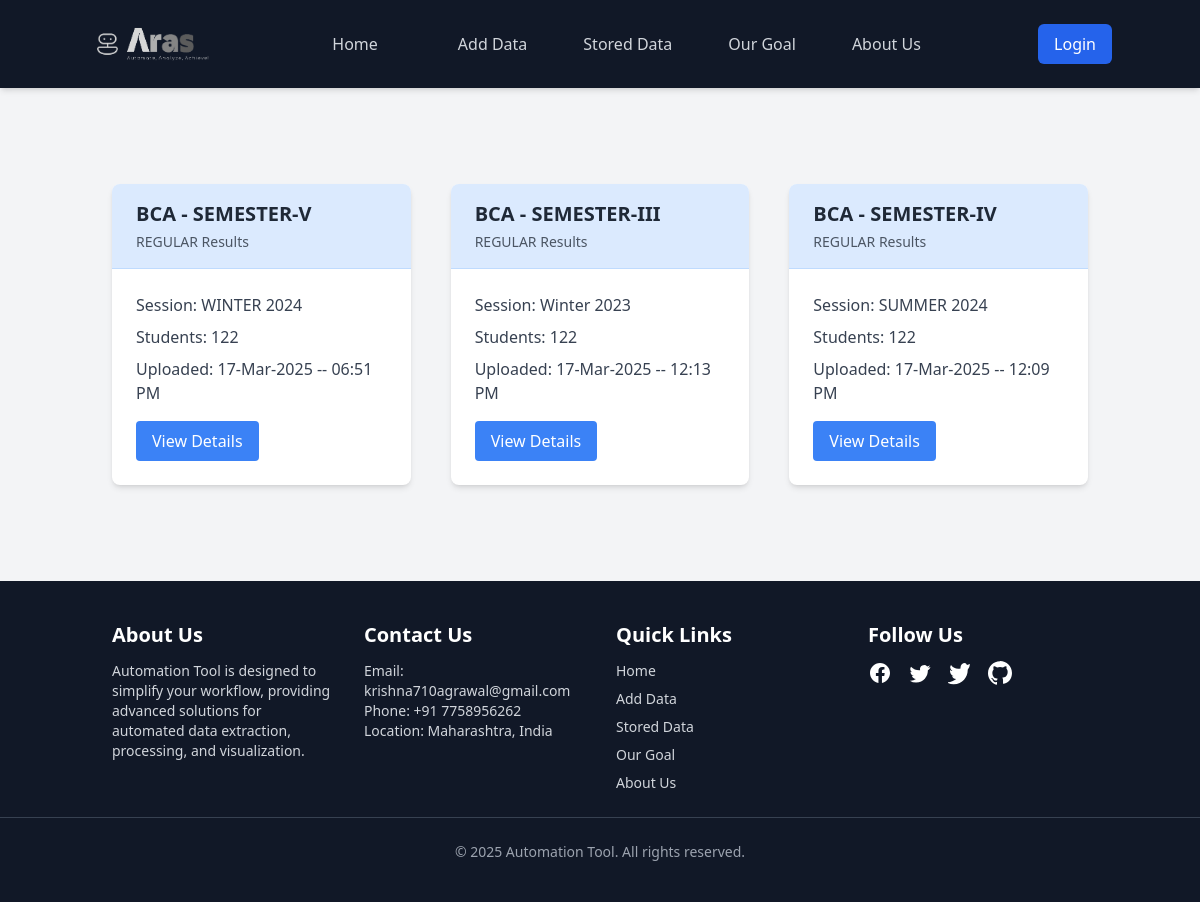
Page /available_data_cards on the earlier database version.
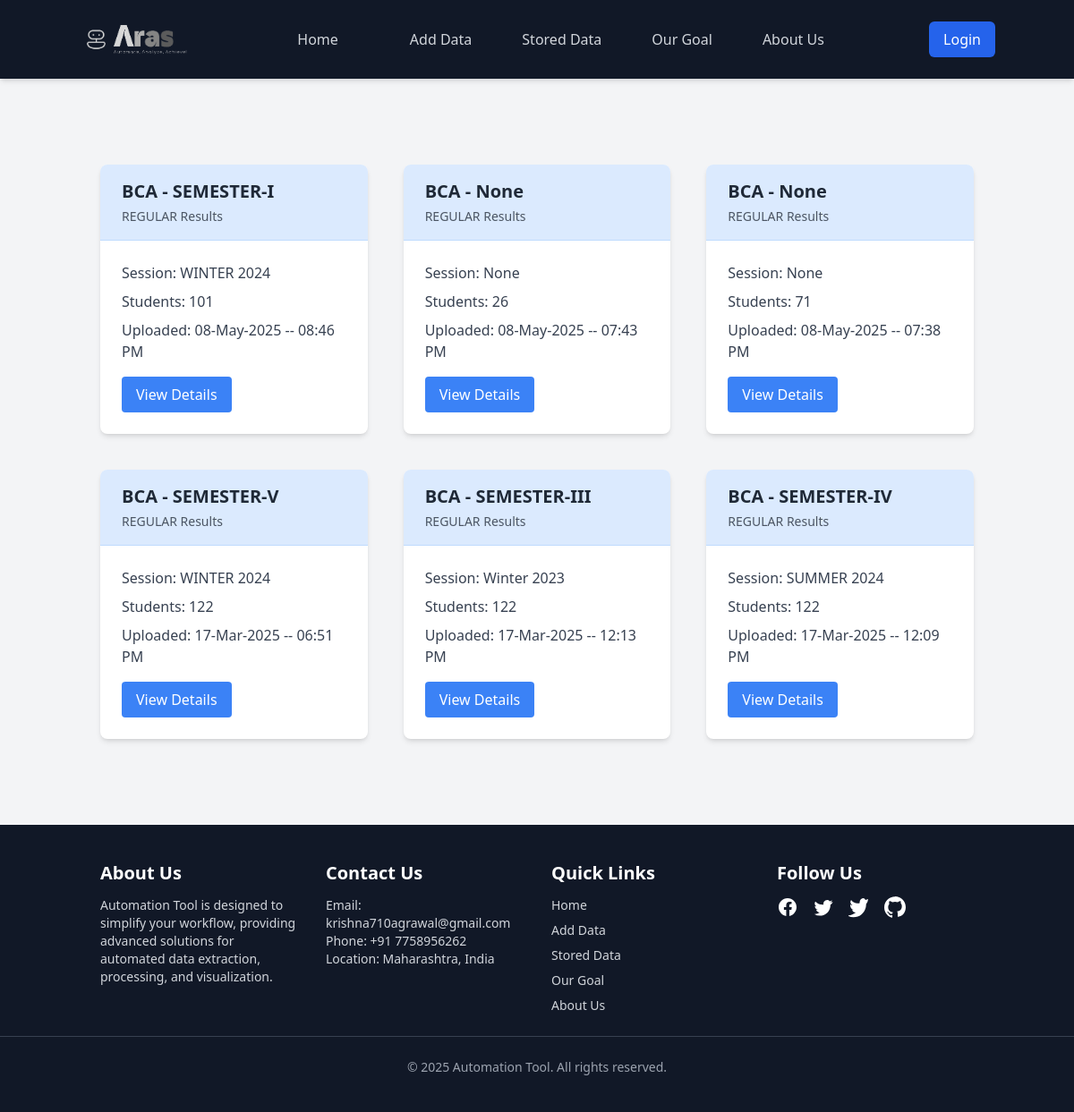
Same page on the later database version.
### model.py (models this page shows, shortened)
class DataBatch(db.Model):
    __tablename__ = 'data_batch'
    id = db.Column(db.Integer, primary_key=True)
    course_name = db.Column(db.String(50), nullable=True)  # Now accepts None
    semester = db.Column(db.String(20), nullable=True)       # Now accepts None
    session = db.Column(db.String(20), nullable=True)        # Now accepts None
    type = db.Column(db.Enum(DataBatchType), nullable=True)  # Now accepts None
    timestamp = db.Column(
        db.DateTime(timezone=True),
        default=lambda: datetime.now(IST)
    )
    students = db.relationship(
        'Student',
        backref='data_batch',
        lazy=True,
        cascade="all, delete-orphan"
    )

### main.py (the view)
@app.route('/available_data_cards', methods=['GET'])
def available_data_cards():
    batches = DataBatch.query.order_by(DataBatch.timestamp.desc()).all()
    cards = []
    for batch in batches:
        cards.append({
            'batch_id': batch.id,
            'course_name': batch.course_name,
            'semester': batch.semester,
            'session': batch.session,
            'type': batch.type.value.upper(),
            'timestamp': batch.timestamp.strftime('%d-%b-%Y -- %I:%M %p'),
            'student_count': len(batch.students)
        })
    return render_template('available_data_cards.html', cards=cards)

### templates/available_data_cards.html (shortened to what this page needs)
{% extends "base.html" %}
{% block content %}
<div class="container mx-auto my-8 px-4 py-8">
    <div class="grid grid-cols-1 sm:grid-cols-2 md:grid-cols-3 gap-6">
        {% for card in cards %}
        <div class="bg-white rounded-lg shadow-md overflow-hidden transition-all duration-300 transform hover:scale-105 m-2">
            <div class="bg-blue-100 px-6 py-4 border-b border-blue-200">
                <h3 class="text-xl font-bold">
                    {{ card.course_name }} - {{ card.semester }}
                </h3>
                <p class="text-sm text-gray-600 mt-1">
                    {{ card.type }} Results
                </p>
            </div>
            <div class="p-6">
                <div class="space-y-2">
                    <p class="text-gray-700">
                        <span class="font-medium">Session:</span>
                        {{ card.session }}
                    </p>
                    <p class="text-gray-700">
                        <span class="font-medium">Students:</span>
                        {{ card.student_count }}
                    </p>
                    <p class="text-gray-700">
                        <span class="font-medium">Uploaded:</span>
                        {{ card.timestamp }}
                    </p>
                </div>
                <div class="mt-4">
                    <a href="{{ url_for('view_batch', batch_id=card.batch_id) }}"
                       class="inline-block bg-blue-500 hover:bg-blue-600 text-white px-4 py-2 rounded transition-colors duration-300">
                        View Details
                    </a>
                </div>
            </div>
        </div>
        {% endfor %}
    </div>
</div>
{% endblock %}

### templates/base.html (shortened to what this page needs)
<!DOCTYPE html>
<html lang="en">
<head>
  <script src="https://unpkg.com/@tailwindcss/browser@4"></script>
  <script src="https://cdn.tailwindcss.com"></script>
  <link rel="stylesheet" href="{{ url_for('static', filename='css/styles.css') }}">
</head>
<body class="bg-gray-100 text-gray-800 flex flex-col min-h-screen">
<nav class="bg-gray-900 p-4 shadow-md w-full">
  <div class="container mx-auto flex justify-between items-center">
    <a href="{{ url_for('home') }}" class="flex items-center">
      <img src="{{ url_for('static', filename='images/Logo.png') }}" alt="Website Logo" class="h-14 w-auto">
    </a>
    <ul id="menu"
        class="hidden z-1 md:flex md:space-x-6 absolute md:static bg-gray-900 md:bg-transparent w-full left-0 top-16 md:top-0 md:w-auto flex-col md:flex-row text-center md:text-center transition-all duration-300 ease-in-out opacity-0 md:opacity-100 scale-95 md:scale-100">
      <li><a href="{{ url_for('home') }}"
             class="block py-2 px-4 text-gray-300 hover:text-white transition duration-300">Home</a></li>
      <li><a href="{{ url_for('add') }}"
             class="block py-2 px-4 text-gray-300 hover:text-white transition duration-300">Add Data</a></li>
      <li><a href="{{ url_for('available_data_cards') }}"
             class="block py-2 px-4 text-gray-300 hover:text-white transition duration-300">Stored Data</a></li>
      <li><a href="{{ url_for('goal') }}"
             class="block py-2 px-4 text-gray-300 hover:text-white transition duration-300">Our Goal</a></li>
      <li><a href="{{ url_for('about_us') }}"
             class="block py-2 px-4 text-gray-300 hover:text-white transition duration-300">About Us</a></li>
    </ul>
    <div class="hidden md:flex space-x-4 items-center">
      {% if not current_user.is_authenticated %}
        <a href="{{ url_for('login') }}" class="bg-blue-600 hover:bg-blue-700 text-white px-4 py-2 rounded-md transition duration-300">
          Login
        </a>
      {% endif %}
    </div>
  </div>
</nav>
  <main class="flex-1 container mx-auto py-6">
    {% block content %}{% endblock %}
  </main>
 <footer class="bg-gray-900 text-white py-10 mt-auto">
    <div class="container mx-auto grid grid-cols-1 sm:grid-cols-2 lg:grid-cols-4 gap-8 px-6">
      <div>
        <h2 class="text-xl font-semibold mb-3">About Us</h2>
        <p class="text-sm text-gray-300">Automation Tool is designed to simplify your workflow, providing advanced
          solutions for automated data extraction, processing, and visualization.</p>
      </div>
      <div>
        <h2 class="text-xl font-semibold mb-3">Contact Us</h2>
        <ul class="text-sm text-gray-300">
          <li>Email: <a href="mailto:krishna710agrawal@gmail.com"
              class="hover:underline">krishna710agrawal@gmail.com</a></li>
          <li>Phone: <a href="tel:+917758956262" class="hover:underline">+91 7758956262</a></li>
          <li>Location: Maharashtra, India</li>
        </ul>
      </div>
      <div>
        <h2 class="text-xl font-semibold mb-3">Quick Links</h2>
        <ul class="text-sm text-gray-300 space-y-2">
          <li><a href="{{ url_for('home') }}" class="hover:text-gray-400 transition">Home</a></li>
          <li><a href="{{ url_for('add') }}" class="hover:text-gray-400 transition">Add Data</a></li>
          <li><a href="{{ url_for('available_data_cards') }}" class="hover:text-gray-400 transition">Stored Data</a></li>
          <li><a href="{{ url_for('goal') }}" class="hover:text-gray-400 transition">Our Goal</a></li>
          <li><a href="{{ url_for('about_us') }}" class="hover:text-gray-400 transition">About Us</a></li>
        </ul>
      </div>
      <div class="text-center sm:text-left">
        <h2 class="text-xl font-semibold mb-3">Follow Us</h2>
        <div class="flex justify-center sm:justify-start gap-4">
          <a href="#" class="hover:text-blue-400 transition"></a>
          <a href="#" class="hover:text-blue-500 transition"></a>
          <a href="#" class="hover:text-blue-600 transition"></a>
          <a href="#" class="hover:text-gray-400 transition"></a>
        </div>
      </div>
    </div>
    <hr class="border-gray-700 my-6">
    <p class="text-center text-gray-400 text-sm">&copy; 2025 Automation Tool. All rights reserved.</p>
  </footer>
</body>
</html>

### static/css/styles.css (style rules this page uses)
main { height: 100%; }

Differences in the rows shown:
added DataBatch: course_name "BCA", semester "SEMESTER-I", type "REGULAR", session "WINTER 2024", student_count "101", timestamp "08-May-2025 -- 08:46 PM"
added DataBatch: course_name "BCA", semester "None", type "REGULAR", session "None", student_count "26", timestamp "08-May-2025 -- 07:43 PM"
added DataBatch: course_name "BCA", semester "None", type "REGULAR", session "None", student_count "71", timestamp "08-May-2025 -- 07:38 PM"
